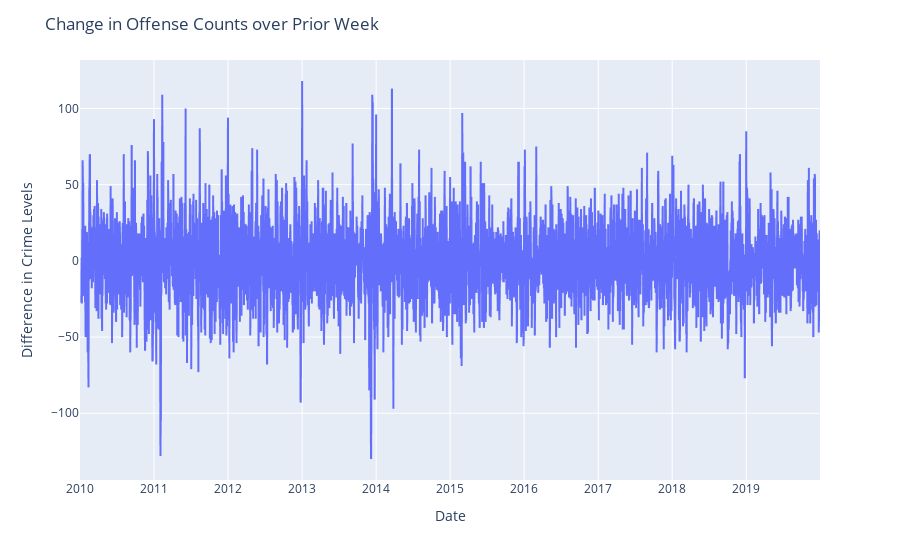

The code cell stored with this chart in its notebook:
### Code cell
# Plot the seasonal differences over time:

fig = px.line(daily_totals['Offense ID'], x = daily_totals.index, y = daily_totals['Seasonal Difference'])

fig.update_layout(
    yaxis_title="Difference in Crime Levels", 
    xaxis_title="Date",
    title="Change in Offense Counts over Prior Week")

fig.show()

### Figure 1 — Plotly figure (JSON) as saved in the notebook; plotly's stock layout.template omitted (floating-point values rounded to 4 significant figures; data arrays with more than 128 entries replaced by an {"elided": "..."} marker saying what was removed)
{"data": [{"hovertemplate": "Date=%{x}<br>y=%{y}<extra></extra>", "legendgroup": "", "line": {"color": "#636efa", "dash": "solid"}, "mode": "lines", "name": "", "showlegend": false, "type": "scattergl", "x": {"elided": "3652 str values"}, "xaxis": "x", "y": {"elided": "3652 int values"}, "yaxis": "y"}], "layout": {"legend": {"tracegroupgap": 0}, "margin": {"t": 60}, "title": {"text": "Change in Offense Counts over Prior Week"}, "xaxis": {"anchor": "y", "domain": [0, 1], "title": {"text": "Date"}}, "yaxis": {"anchor": "x", "domain": [0, 1], "title": {"text": "Difference in Crime Levels"}}}}
